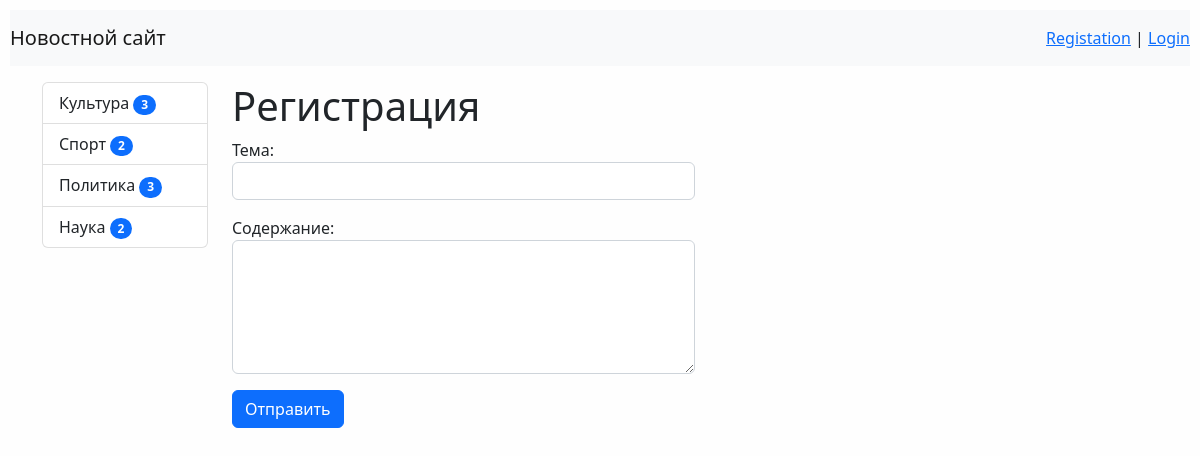
Page /test/ on the committed database.
### news/models.py (models this page shows, shortened)
class Category(models.Model):
    title = models.CharField(max_length=150, db_index=True, verbose_name='Наименование категории')
    class Meta:
        verbose_name = 'Категория'
        verbose_name_plural = 'Категории'
        ordering = ['title']

### news/views.py (the view)
# urls.py: path('test/', test, name='test'),
def test(request):
    if request.method == "POST":
        form = ContactForm(request.POST)
        if form.is_valid():
            mail = send_mail(form.cleaned_data['subject'], form.cleaned_data['content'], 'mezzagora@gmail.com',
                             ['pullowski@gmail.com'], fail_silently=False)
            if mail:
                messages.success(request, 'Письмо отправлено')
                return redirect('test')
            else:
                messages.error(request, 'Ошибка отправки письма')
        else:
            messages.error(request, 'Ошибка регистрации')
    else:
        form = ContactForm()
    return render(request, "news/test.html", {"form": form})

### news/forms.py
class ContactForm(forms.Form):
    subject = forms.CharField(label='Тема',
                              widget=forms.TextInput(attrs={'class': 'form-control'}))
    content = forms.CharField(label='Содержание',
                              widget=forms.Textarea(attrs={'class': 'form-control', 'rows': '5'}))

### news/templatetags/news_tags.py (called while the page is built)
@register.inclusion_tag('news/list_categories.html')
def show_categories():
    categories = Category.objects.filter(news__is_published=True).annotate(cnt=Count('news__is_published'))
    return {"categories": categories}

### news/templates/news/test.html (shortened to what this page needs)
{% extends 'base.html' %}
{% block content %}
    <h1>Регистрация</h1>
    <form method="post" class="col-md-6">
        {{ form.as_p }}
        <button type="submit" class="btn btn-primary btn-block">Отправить</button>
    </form>
{% endblock %}

### news/templates/news/list_categories.html
<div class="col-md-2">
    <div class="list-group">
        {% for item in categories %}
        <a href="{% url 'category' item.pk %}" class="list-group-item list-group-item-action">
            {{ item.title }}
            <span class="badge bg-primary rounded-pill">{{item.cnt}}</span>
        </a>
        {% endfor %}
    </div>
</div>
<br>

### mysite/static/css/style.css (style rules this page uses)
body { margin: 10px; background-color: #fefefe; }

### rows in the picture
Category: title "Культура", cnt "3"
Category: title "Спорт", cnt "2"
Category: title "Политика", cnt "3"
Category: title "Наука", cnt "2"
